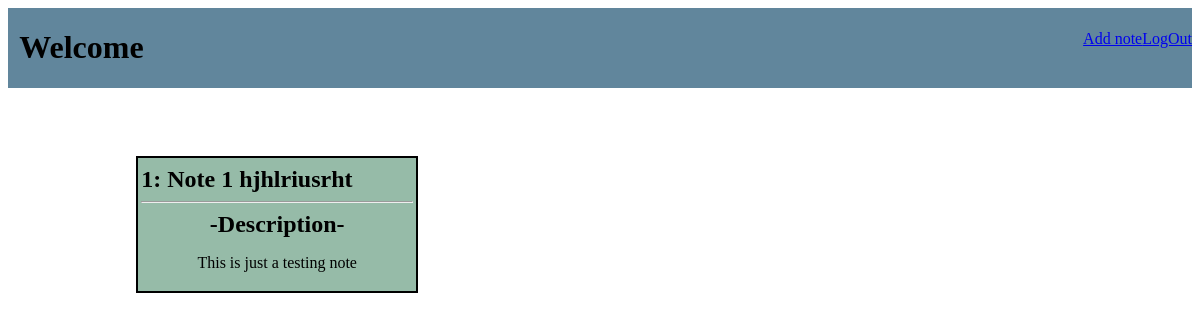
/notes, run on an earlier commit of the app's database.
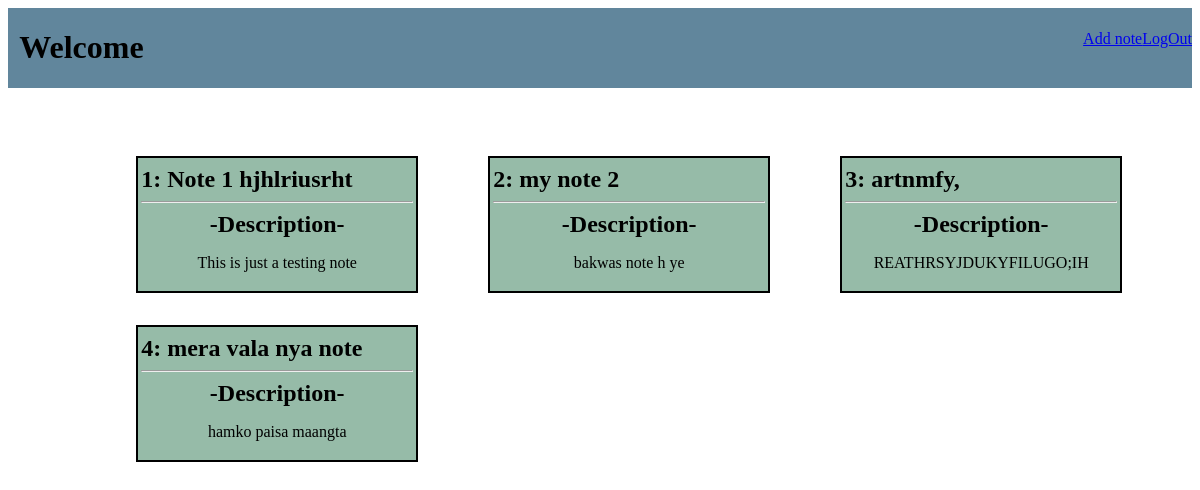
And on a later commit of the database.
### myapp/models.py (models this page shows, shortened)
class Note(models.Model):
    title = models.CharField(max_length=30)
    description = models.TextField()

### myapp/views.py (the view)
# urls.py: path("notes", views.notes, name="notes")
def notes(request):
    user = request.user
    notes = Note.objects.all()
    parameters = {
        "user": user,
        "notes": notes
    }
    return render(request, "notes.html", parameters)

### templates/notes.html (shortened to what this page needs)
<!DOCTYPE html>
<html lang="en">
<head>
</head>
<body>
    <div id="main">
        <div id="div1">
            <h1>Welcome {{ user.first_name }}</h1>
        </div>
        <div id="main">
            <div id="div2"><a id="link" href="dashboard">Add note</a></div>
            <div id="div2"><a id="link" href="logout">LogOut</a></div>
        </div>
    </div>
    <br><br>
    <div id="main1">
        {% for note in notes %}
        <div id="div3">
            <h2>{{ note.id }}: {{ note.title }}</h2>
            <hr>
            <center>
                <h2>-Description- </h2>
                <center>
                    <p>{{ note.description }}</p>
        </div>
        {% endfor %}
    </div>
</body>
</html>

### templates/notes.html (style rules this page uses)
#div3 { border: 2px solid black; padding: .2rem; width: 17rem; margin-bottom: 2rem; background-color: rgb(150, 187, 168); }
h2 { margin-top: .3rem; margin-bottom: .3rem; }
hr { color: black; }
#main1 { display: grid; grid-template-columns: 1fr 1fr 1fr; margin-left: 8rem; margin-top: 2rem; }
#main { display: flex; justify-content: space-between; height: 10vh; background-color: rgb(97, 134, 156); }
#div1 { margin-left: .7rem; }
#div2 { margin-top: 1.4rem; }

What changed in the data, as far as the page shows it:
added Note: id "2", title "my note 2", description "bakwas note h ye"
added Note: id "3", title "artnmfy,", description "REATHRSYJDUKYFILUGO;IH"
added Note: id "4", title "mera vala nya note", description "hamko paisa maangta"
